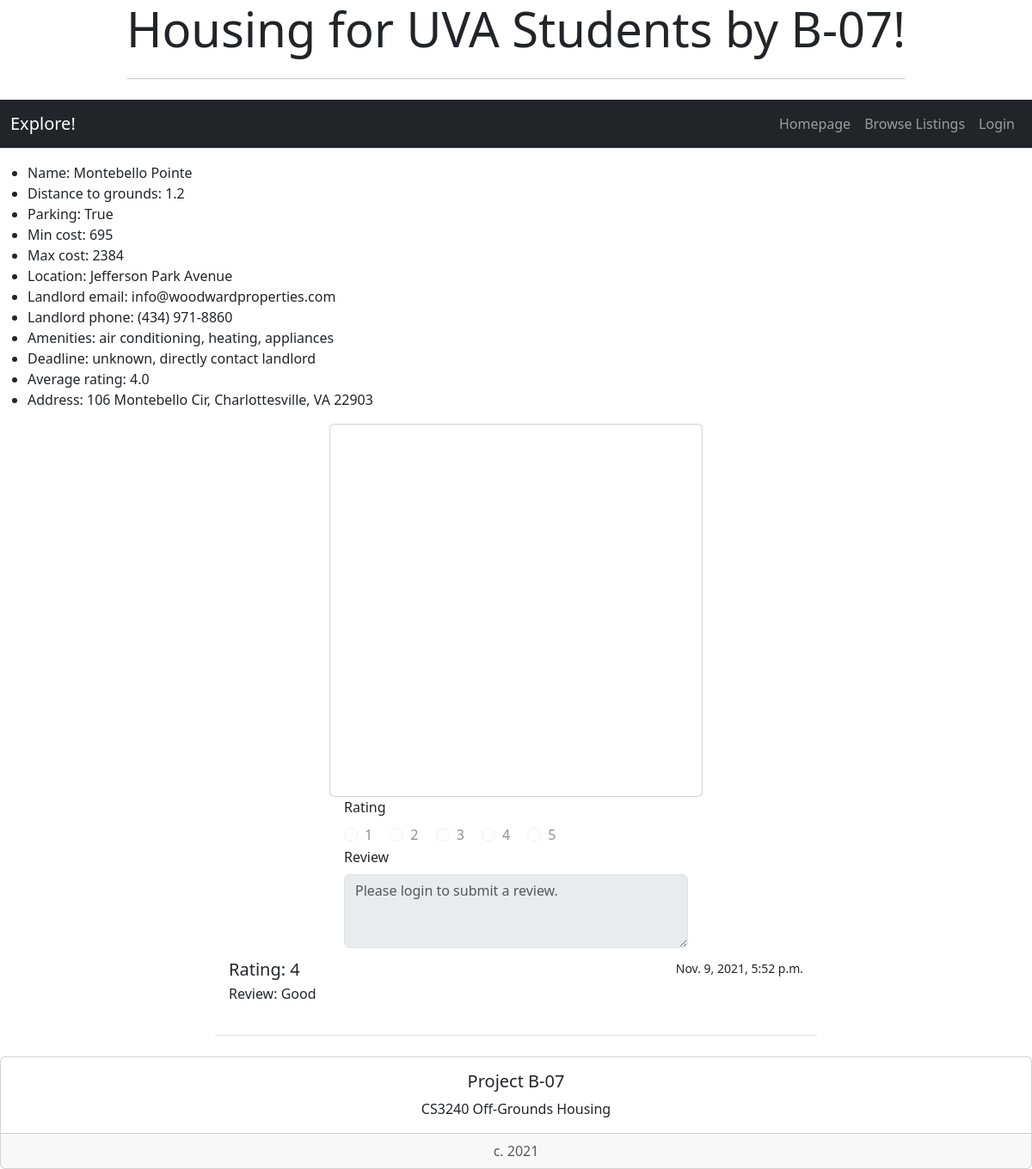
The app's page /housing/10/, older data.
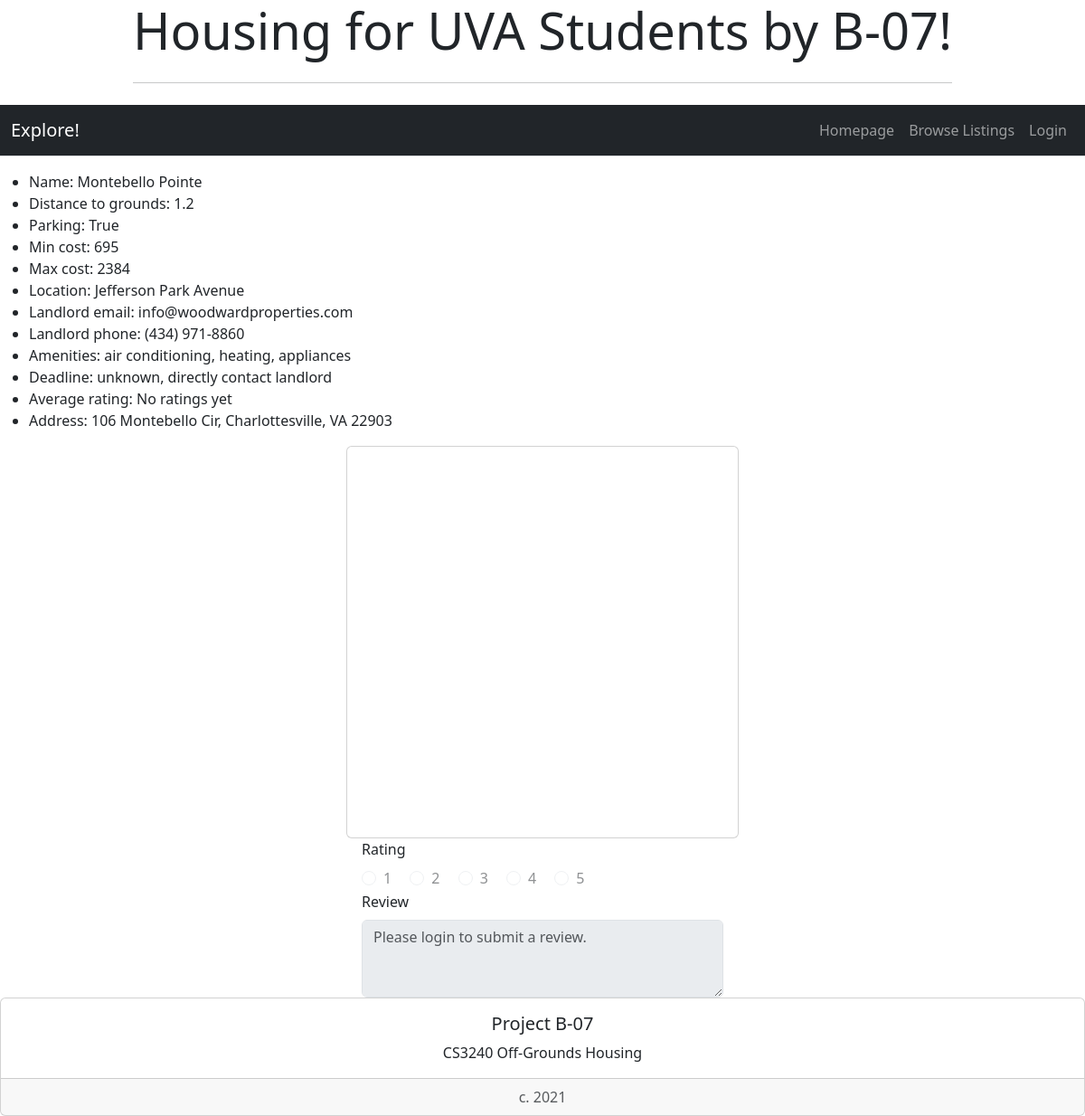
The same page, newer data.
### housing/models.py (models this page shows, shortened)
class StudentHousing(models.Model):
    name = models.CharField(max_length=200)
    distToGrounds = models.FloatField(default=0)
    parking = models.BooleanField()
    minCost = models.IntegerField(default=0)
    maxCost = models.IntegerField(default=0)
    location = models.TextField(max_length=200, null=True)
    landlordEmail = models.CharField(max_length=200, null=True)
    landlordPhone = models.CharField(max_length=200, null=True)
    amenities = models.TextField(max_length=200, null=True)
    deadline = models.CharField(max_length=200, null=True)
    averageRating = models.FloatField(default=0)
    address = models.TextField(max_length=200, null=True)
    image = models.ImageField(blank=True, null=True) #makes it optional to include an image
    lat = models.FloatField(blank=True, null=True) #leave blank
    long = models.FloatField(blank=True, null=True) #leave blank

class Review(models.Model):
    house = models.ForeignKey(StudentHousing, on_delete=models.CASCADE)
    rating = models.IntegerField(default=0)
    comment = models.TextField(max_length=200, default="")
    pub_date = models.DateTimeField('date published')

### housing/views.py (the view)
# urls.py: path('<int:pk>/', views.DetailView.as_view(), name='detail'),
class DetailView(generic.DetailView):
    model = StudentHousing
    template_name = 'housing/studentHousingOption.html'
    def get_queryset(self):
        return StudentHousing.objects

### housing/templates/housing/studentHousingOption.html (shortened to what the changed rows need)
<!doctype html>
<link href='https://api.mapbox.com/mapbox-gl-js/v2.3.1/mapbox-gl.css' rel='stylesheet' /> {% load bootstrap5 %} {% bootstrap_css %} {% bootstrap_javascript %} {% load socialaccount %}
<div class="container">
    <div class="col d-flex justify-content-center">
        <div class="jumbotron">
            <h1 class="display-4">Housing for UVA Students by B-07!</h1>
        </div>
    </div>
</div>
{% if studenthousing %}
    <ul>
        <li>Name: {{ studenthousing.name }}</li>
        <li>Distance to grounds: {{ studenthousing.distToGrounds }}</li>
        <li>Parking: {{ studenthousing.parking }}</li>
        <li>Min cost: {{ studenthousing.minCost }}</li>
        <li>Max cost: {{ studenthousing.maxCost }}</li>
        <li>Location: {{ studenthousing.location }}</li>
        <li>Landlord email: {{ studenthousing.landlordEmail }}</li>
        <li>Landlord phone: {{ studenthousing.landlordPhone }}</li>
        <li>Amenities: {{ studenthousing.amenities }}</li>
        <li>Deadline: {{ studenthousing.deadline }}</li>
        {% if studenthousing.averageRating == 0.0 %}
            <li>Average rating: No ratings yet</li>
        {% else %}
            <li>Average rating: {{ studenthousing.averageRating }}</li>
        {% endif %}
        <li>Address: {{ studenthousing.address }}</li>
    </ul>
        <div class="col d-flex justify-content-center">
            <div class="card" >
                <div class="card-body">
                    <div id='map' style='width: 400px; height: 400px; margin: auto'></div>
                </div>
            </div>
        </div>
{% else %}
    <p>No housing details are available.</p>
{% endif %}
<div class="list-group list-group-flush">
    {% for review in studenthousing.review_set.all %}
        <div class="list-group-item" style="margin-left: 250px; margin-right: 250px; margin-top: 5px;">
            <div class="d-flex w-100 justify-content-between">
                <h5 class="mb-1">Rating: {{review.rating}}</h5>
                <small>{{review.pub_date}}</small>
            </div>
            <p class="mb-1">Review: {{review.comment}}<br><br></p>
        </div><br>
    {% endfor %}
</div>

Row changes from the older to the newer data that the page shows:
removed Review: rating "4", pub_date "Nov. 9, 2021, 5:52 p.m.", comment "Good"
changed StudentHousing "Montebello Pointe": averageRating "4.0" → (not shown)
Text that changed along with them:
text no longer shown: "Average rating:"
text now shown: "Average rating: No ratings yet"
